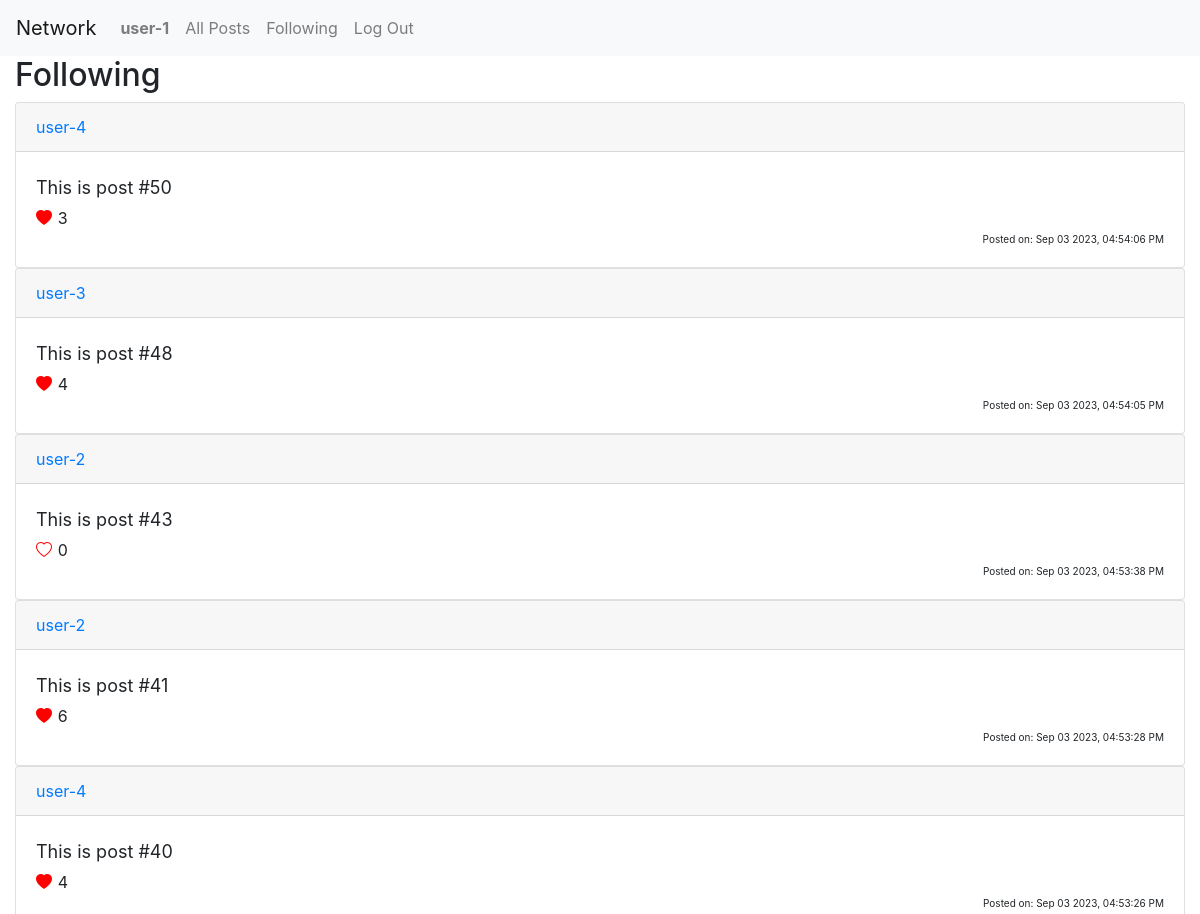
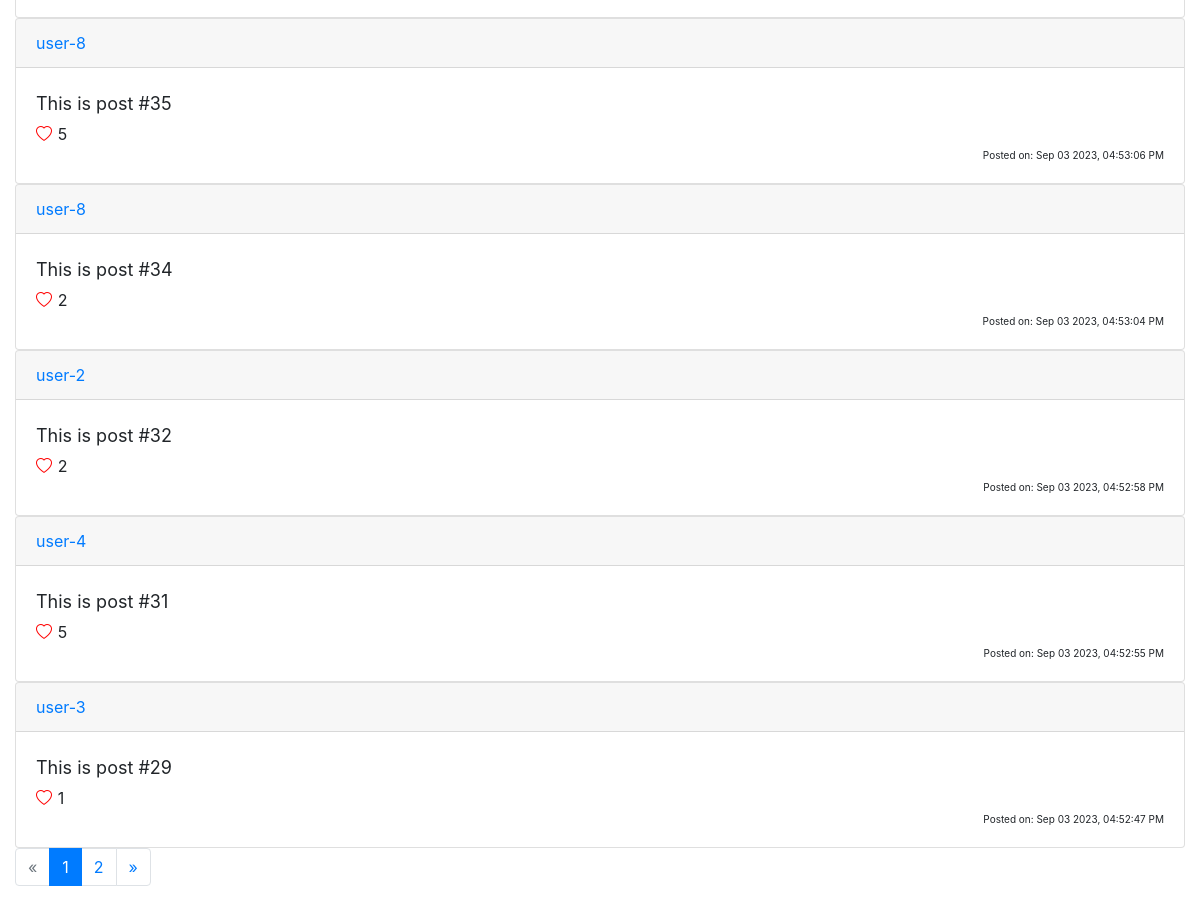
Page /following (signed in) on the committed database (2 pictures, top to bottom).
### network/models.py (models this page shows)
class User(AbstractUser):
    pass

class Post(models.Model):
    content = models.TextField() # Post content
    user = models.ForeignKey('User', on_delete=models.CASCADE, related_name='posts') # Post owner
    timestamp = models.DateTimeField(auto_now_add=True) # Timestamp at which the post was created
    likes = models.ManyToManyField('User') # Users who like this post
    last_update = models.DateTimeField(null=True, blank=True) # Last time the post was updated (default is null)
    def serialize(self):
        return {
            "id": self.id, # Post id
            "poster": self.user.username, # Post owner
            "poster_id": self.user.id, # Id of post owner
            "timestamp": self.timestamp.strftime("%b %d %Y, %I:%M:%S %p"), # Timestamp at which the post was created
            "content": self.content, # Post content
            "likes": self.likes.count(), # Number of likes
            "likers": [user.id for user in self.likes.all()], # Users who like the post
            "last_update": None if self.last_update is None else self.last_update.strftime("%b %d %Y, %I:%M:%S %p") # Last time the post was updated
        }

### network/views.py (the view)
# urls.py: path("following", views.following, name="following")
@login_required
def following(request):
    if request.method != 'GET':
        return render(request, "network/error.html", {
            'message': 'Invalid request type.'
        })
    logged_user = User.objects.get(pk=request.user.id) # Get logged user
    users_followed = logged_user.following.all().values_list('following', flat=True) # Get a list of users_followed
    posts = Post.objects.all().filter(user__in=users_followed).order_by("-timestamp") # Get posts having users followed as posters
    paginated_posts = normalize_posts(request, posts) # Normalize posts
    return render(request,"network/following.html", {
        'posts': paginated_posts
    })

### network/views.py (called while the page is built)
def normalize_posts(request, posts):
    serialized_posts = [post.serialize() for post in posts]
    p = Paginator(serialized_posts, 10)
    page = request.GET.get('page')
    paginated_posts = p.get_page(page)
    return paginated_posts

### network/templates/network/following.html
{% extends "network/layout.html" %}
{% load static %}
{% block body %}
<div class="container-fluid">
    <h2>Following</h2>
{% endblock %}

### network/templates/network/layout.html (shortened to what this page needs)
{% load static %}
<!DOCTYPE html>
<html lang="en">
    <head>
        <link rel="stylesheet" href="https://stackpath.bootstrapcdn.com/bootstrap/4.4.1/css/bootstrap.min.css">
        <link rel="stylesheet" href="https://fastly.jsdelivr.net/npm/bootstrap-icons@1.10.5/font/bootstrap-icons.css">
        <link href="{% static 'network/styles.css' %}" rel="stylesheet">
    </head>
    <body>
        <nav class="navbar navbar-expand-lg navbar-light bg-light">
            <a class="navbar-brand" href="{% url 'index' %}">Network</a>
            <div>
              <ul class="navbar-nav mr-auto">
                {% if user.is_authenticated %}
                    <li class="nav-item">
                        <a class="nav-link" href="{% url 'profile' user.username %}"><strong>{{ user.username }}</strong></a>
                    </li>
                {% endif %}
                <li class="nav-item">
                  <a class="nav-link" href="{% url 'index' %}">All Posts</a>
                </li>
                {% if user.is_authenticated %}
                    <li class="nav-item" id="user-nav" data-csrftoken="{{ csrf_token }}">
                        <a class="nav-link" href="{% url 'following' %}">Following</a>
                    </li>
                    <li class="nav-item">
                        <a class="nav-link" href="{% url 'logout' %}">Log Out</a>
                    </li>
                {% endif %}
              </ul>
            </div>
        </nav>
        <div class="body">
            {% block body %}
            {% endblock %}
            {% if posts %}
                {% for post in posts %}
                    <div class="card">
                        <div class="card-header">
                            <a href="{% url 'profile' post.poster %}">{{  post.poster }}</a>
                        </div>
                        <div class="card-body">
                            <blockquote class="blockquote mb-0" id="post-{{ post.id }}"
                                data-csrftoken="{{ csrf_token }}"
                                data-post-id="{{ post.id }}"
                                data-user-id="{{ user.id }}"
                                data-post-content="{{ post.content }}">
                                <p class="post-text">{{ post.content }}</p>
                                <br>
                                {% if user.id in post.likers %}
                                    <i class="bi bi-heart-fill h6"></i>
                                {% else %}
                                    <i class="bi bi-heart h6"></i>
                                {% endif %}
                                <small> {{ post.likes }}</small><br>
                                <footer class="footer">Posted on: {{ post.timestamp }}
                                </footer>
                            </blockquote>
                        </div>
                    </div>
                {% endfor %}
                <nav aria-label="Page navigation example">
                    <ul class="pagination">
                        {% if posts.has_previous %}
                            <li class="page-item">
                                <a class="page-link" href="?page={{ posts.previous_page_number }}" aria-label="Previous">
                        {% else %}
                            <li class="page-item disabled">
                                <a class="page-link" href="#" aria-label="Previous">
                        {% endif %}
                            <span aria-hidden="true">&laquo;</span>
                            </a>
                        </li>
                        {% for i in posts.paginator.page_range %}
                            {% if i == posts.number %}
                                <li class="page-item active"><a class="page-link" href="?page={{ i }}">{{ i }}</a></li>
                            {% else %}
                                <li class="page-item"><a class="page-link" href="?page={{ i }}">{{ i }}</a></li>
                            {% endif %}
                        {% endfor %}
                        {% if posts.has_next %}
                            <li class="page-item">
                                <a class="page-link" href="?page={{ posts.next_page_number }}" aria-label="Previous">
                        {% else %}
                            <li class="page-item disabled">
                                <a class="page-link" href="#" aria-label="Previous">
                        {% endif %}
                            <span aria-hidden="true">&raquo;</span>
                            </a>
                        </li>
                    </ul>
                </nav>
            {% endif %}
        </div>
    </body>
</html>

### network/static/network/styles.css (style rules this page uses)
.bi { color: red; }
.footer { font-size: 10px; text-align: right; }
.post-text { font-size: 18px; margin: 0px; padding: 0px; display: inline; }
small { margin: 0px; font-size: 16px; }

### rows in the picture
User: username "user-1"
User: poster "user-4" "user-4" "user-4"
Post: content "This is post #50"
User: poster "user-3" "user-3"
Post: content "This is post #48"
User: poster "user-2" "user-2" "user-2"
Post: content "This is post #43"
Post: content "This is post #41"
Post: content "This is post #40"
User: poster "user-8" "user-8"
Post: content "This is post #35"
Post: content "This is post #34"
Post: content "This is post #32"
Post: content "This is post #31"
Post: content "This is post #29"

### other values in the picture
{{ post.likes }} "3" "4" "0" "6" "4" "5" "2" "2" "5" "1"
{{ post.timestamp }} "Sep 03 2023, 04:54:06 PM" "Sep 03 2023, 04:54:05 PM" "Sep 03 2023, 04:53:38 PM" "Sep 03 2023, 04:53:28 PM" "Sep 03 2023, 04:53:26 PM" "Sep 03 2023, 04:53:06 PM" "Sep 03 2023, 04:53:04 PM" "Sep 03 2023, 04:52:58 PM" "Sep 03 2023, 04:52:55 PM" "Sep 03 2023, 04:52:47 PM"
{{ i }} "1"
{{ i }} "2"
